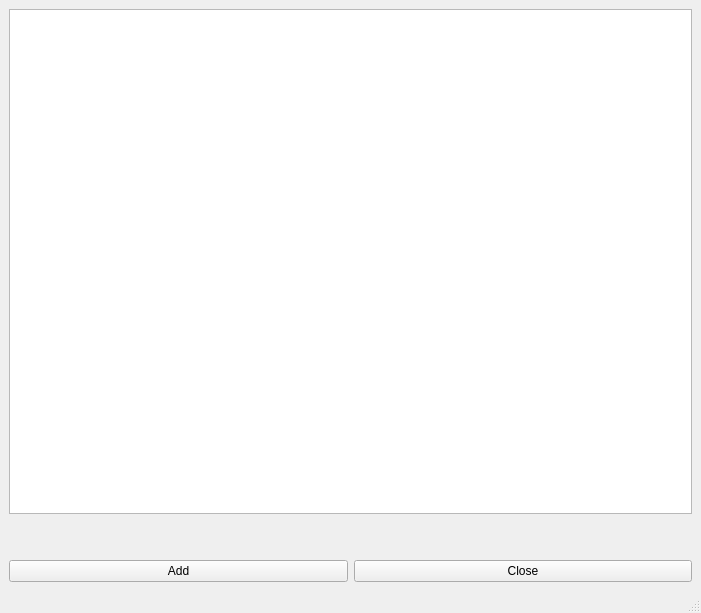
<?xml version="1.0" encoding="UTF-8"?>
<ui version="4.0">
 <class>MainWindow</class>
 <widget class="QMainWindow" name="MainWindow">
  <property name="geometry">
   <rect>
    <x>0</x>
    <y>0</y>
    <width>701</width>
    <height>613</height>
   </rect>
  </property>
  <property name="windowTitle">
   <string>Graphics View</string>
  </property>
  <widget class="QWidget" name="centralwidget">
   <layout class="QGridLayout" name="gridLayout">
    <item row="0" column="0">
     <layout class="QVBoxLayout" name="verticalLayout_2">
      <item>
       <widget class="QGraphicsView" name="graphicsView">
        <property name="sizePolicy">
         <sizepolicy hsizetype="Expanding" vsizetype="Expanding">
          <horstretch>0</horstretch>
          <verstretch>1</verstretch>
         </sizepolicy>
        </property>
       </widget>
      </item>
      <item>
       <spacer name="verticalSpacer">
        <property name="orientation">
         <enum>Qt::Vertical</enum>
        </property>
        <property name="sizeHint" stdset="0">
         <size>
          <width>20</width>
          <height>40</height>
         </size>
        </property>
       </spacer>
      </item>
      <item>
       <layout class="QHBoxLayout" name="horizontalLayout">
        <item>
         <widget class="QPushButton" name="addButton">
          <property name="text">
           <string>Add</string>
          </property>
         </widget>
        </item>
        <item>
         <widget class="QPushButton" name="closeButton">
          <property name="text">
           <string>Close</string>
          </property>
         </widget>
        </item>
       </layout>
      </item>
     </layout>
    </item>
   </layout>
  </widget>
  <widget class="QMenuBar" name="menubar">
   <property name="geometry">
    <rect>
     <x>0</x>
     <y>0</y>
     <width>701</width>
     <height>21</height>
    </rect>
   </property>
  </widget>
  <widget class="QStatusBar" name="statusbar"/>
 </widget>
 <resources/>
 <connections>
  <connection>
   <sender>closeButton</sender>
   <signal>clicked()</signal>
   <receiver>MainWindow</receiver>
   <slot>close()</slot>
   <hints>
    <hint type="sourcelabel">
     <x>597</x>
     <y>571</y>
    </hint>
    <hint type="destinationlabel">
     <x>650</x>
     <y>521</y>
    </hint>
   </hints>
  </connection>
 </connections>
</ui>
